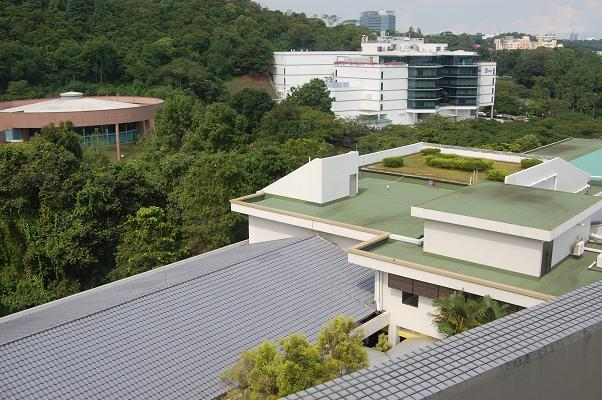
#> input picture data/panorama_1_1.JPG, 602 x 400 px, found by its file name
$ jupyter execute --allow-errors 4_panorama_application.ipynb
#> lines starting #> are read from the running program, lines starting #| are printed output that depends on the picture
# Panorama application

[cell 1]
# Imports
import cv2
import numpy as np
from matplotlib import pyplot as plt

[cell 2]
# Load images
image1 = cv2.imread('../../data/panorama_1_1.jpg')
#> image1 is the input picture: shape (400, 602, 3); mean B, G, R 107.5, 122.7, 119.5
image2 = cv2.imread('../../data/panorama_1_2.jpg')
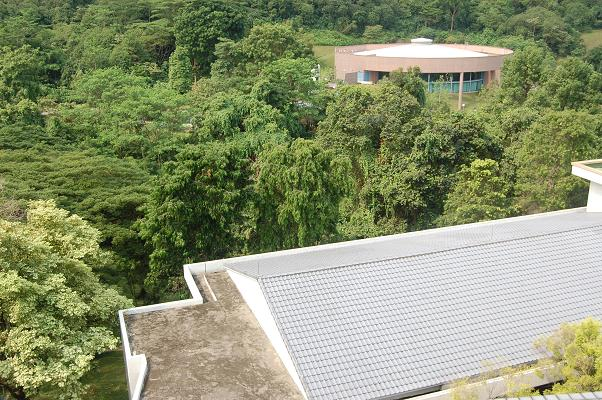
#> input picture data/panorama_1_2.JPG, 602 x 400 px, found by its file name
#> image2 is the input picture: shape (400, 602, 3); mean B, G, R 109.3, 145, 136.7

# To grayscale
gray1 = cv2.cvtColor(image1, cv2.COLOR_BGR2GRAY)
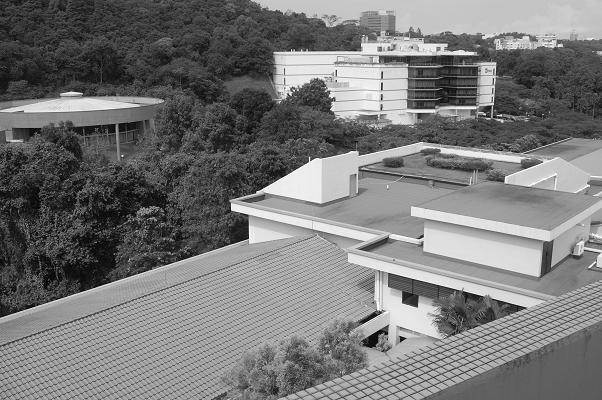
#> gray1: shape (400, 602); min 0, max 255, mean 120
gray2 = cv2.cvtColor(image2, cv2.COLOR_BGR2GRAY)
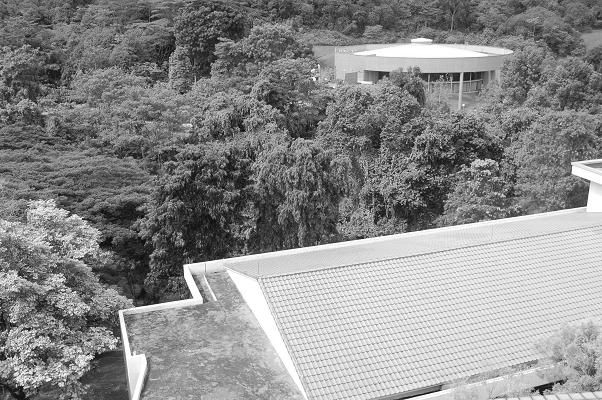
#> gray2: shape (400, 602); min 1, max 255, mean 138.4

# Show both images
plt.subplot(1, 2, 1)
plt.imshow(image1)
plt.subplot(1, 2, 2)
plt.imshow(image2)
plt.show()
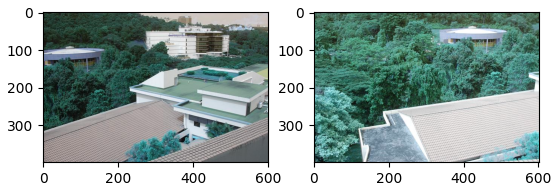
#> figure drawn by matplotlib, 2 panels; B, G, R data is drawn as R, G, B

[cell 3]
# Create SIFT feature detector
sift = cv2.SIFT_create()

# Detect and describe features
kp1, des1 = sift.detectAndCompute(gray1, None)
#> kp1 = 1657 keypoints; strongest (x, y, size): (402, 339, 3.5), (374, 315, 4), (471, 53, 2.9), (386, 333, 2.3)
kp2, des2 = sift.detectAndCompute(gray2, None)
#> kp2 = 2579 keypoints; strongest (x, y, size): (29, 329, 2.3), (314, 79, 2.1), (34, 373, 1.9), (317, 78, 1.8)

# Draw keypoints
image1_ = cv2.drawKeypoints(image1, kp1, image1.copy())
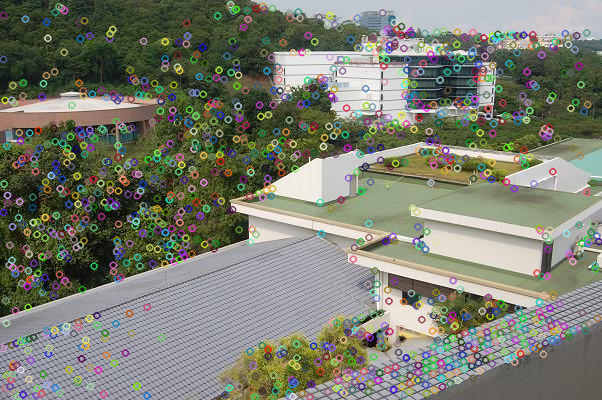
#> image1_: shape (400, 602, 3); mean B, G, R 112.2, 125.4, 122.7
image2_ = cv2.drawKeypoints(image2, kp2, image2.copy())
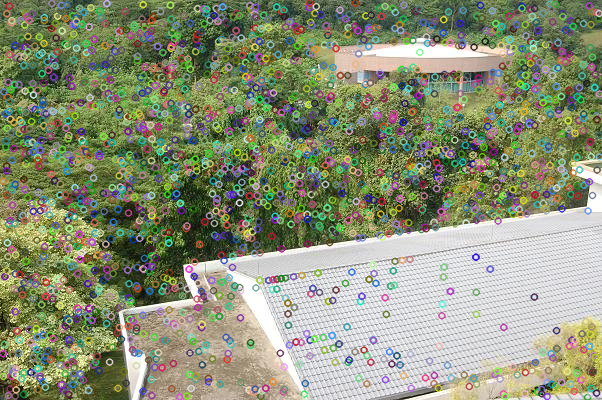
#> image2_: shape (400, 602, 3); mean B, G, R 118.2, 145.4, 138.7

# Show both images
plt.subplot(1, 2, 1)
plt.imshow(image1_)
plt.subplot(1, 2, 2)
plt.imshow(image2_)
plt.show()
#> figure, not shown here; B, G, R data is drawn as R, G, B

[cell 4]
# Create Brute Force Matcher
bf = cv2.BFMatcher()

# Select the top-2 matches of the descriptors
matches = bf.knnMatch(des1, des2, k=2)
#> matches = 1657 matches

# Select good matches
good = []
for m, n in matches:
    if m.distance < 0.50 * n.distance:
        good.append([m])
#> after the loop, good = 166 matches

# check to see if we should visualize the matched keypoints
matched = cv2.drawMatchesKnn(image1, kp1, image2, kp2, good, None)
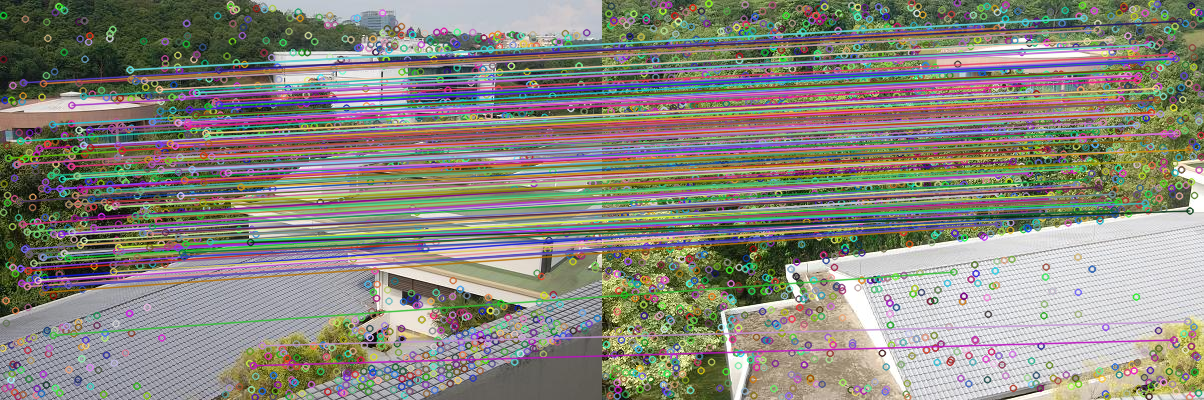
#> matched: shape (400, 1204, 3); mean B, G, R 125.3, 134.9, 137.2

# Show image
plt.imshow(matched)
plt.show()

[cell 5]
# Initiate points lists for all good matches
pts1 = np.zeros((len(good), 2), dtype="float")
#> pts1 = 166 pairs, first value 0 to 0, second value 0 to 0
pts2 = np.zeros((len(good), 2), dtype="float")
#> pts2 = 166 pairs, first value 0 to 0, second value 0 to 0

# Loop over the top matches
for (i, m) in enumerate(good):
    pts1[i] = kp1[m[0].queryIdx].pt
    pts2[i] = kp2[m[0].trainIdx].pt
#> after the loop, pts1 = 166 pairs, first value 8.18 to 261.8, second value 69.44 to 365.2; pts2 = 166 pairs, first value 351.4 to 587.6, second value 17.75 to 339.6

# Compute the transformation matrix between the two images based on the matches
H, masked = cv2.findHomography(pts1, pts2, cv2.RANSAC, 5.0)
#> H = [[0.665, -0.0665, 366.6], [0.0196, 0.959, -52.6], [-0.000595, 0.00011, 1]]; masked = 166 values, max 1 at index 0, min 0 at index 26, mean 0.994

# Print the transformation matrix
print("\nHomography matrix:")
print(H)
#| [[ 6.65213295e-01 -6.65360568e-02  3.66557087e+02]
#|  [ 1.96450029e-02  9.58687256e-01 -5.26036281e+01]
#|  [-5.95135407e-04  1.09716035e-04  1.00000000e+00]]

[cell 6]
# Transform image one to align with image two using the transformation matrix
dst = cv2.warpPerspective(image1, H, ((image1.shape[1] + image2.shape[1]), image2.shape[0]))  # Warped image
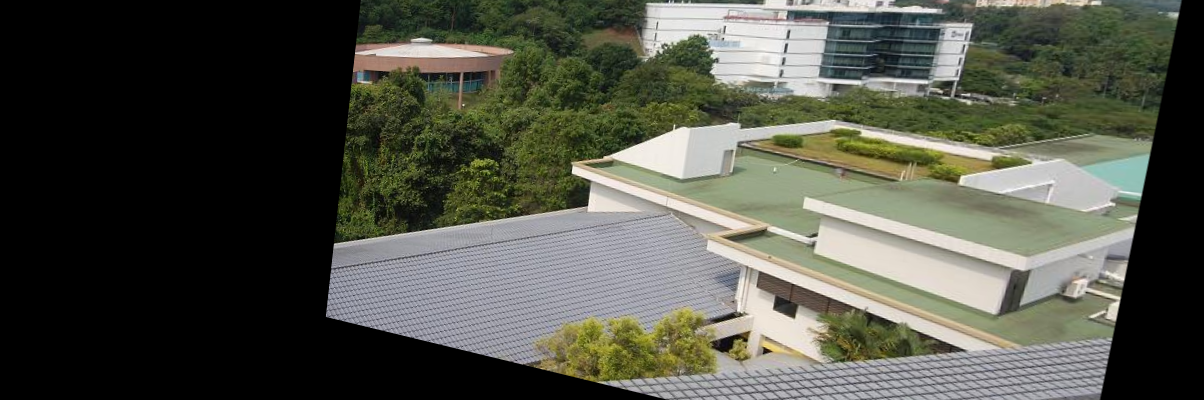
#> dst: shape (400, 1204, 3); mean B, G, R 71.3, 82, 80.2

# Show image
plt.imshow(dst)
plt.show()
